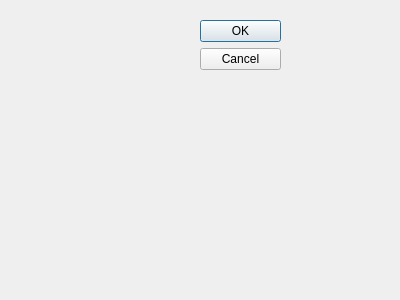
<?xml version="1.0" encoding="UTF-8"?>
<ui version="4.0">
 <class>Dialog</class>
 <widget class="QDialog" name="Dialog">
  <property name="geometry">
   <rect>
    <x>0</x>
    <y>0</y>
    <width>400</width>
    <height>300</height>
   </rect>
  </property>
  <property name="windowTitle">
   <string>Dialog</string>
  </property>
  <widget class="QDialogButtonBox" name="buttonBox">
   <property name="geometry">
    <rect>
     <x>200</x>
     <y>20</y>
     <width>81</width>
     <height>241</height>
    </rect>
   </property>
   <property name="orientation">
    <enum>Qt::Vertical</enum>
   </property>
   <property name="standardButtons">
    <set>QDialogButtonBox::Cancel|QDialogButtonBox::Ok</set>
   </property>
  </widget>
 </widget>
 <resources/>
 <connections>
  <connection>
   <sender>buttonBox</sender>
   <signal>accepted()</signal>
   <receiver>Dialog</receiver>
   <slot>accept()</slot>
   <hints>
    <hint type="sourcelabel">
     <x>248</x>
     <y>254</y>
    </hint>
    <hint type="destinationlabel">
     <x>157</x>
     <y>274</y>
    </hint>
   </hints>
  </connection>
  <connection>
   <sender>buttonBox</sender>
   <signal>rejected()</signal>
   <receiver>Dialog</receiver>
   <slot>reject()</slot>
   <hints>
    <hint type="sourcelabel">
     <x>226</x>
     <y>260</y>
    </hint>
    <hint type="destinationlabel">
     <x>286</x>
     <y>274</y>
    </hint>
   </hints>
  </connection>
 </connections>
</ui>
